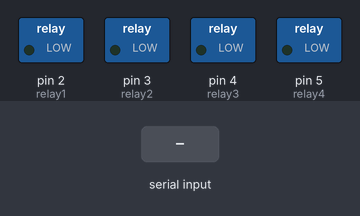
Simulated run of this sketch. Board: Arduino Uno, built with avr-gcc and run on an emulated ATmega328P. On the bench: switched loads named in the sketch (green lamp = pin HIGH). The test bench sets the inputs (shaded band).

Above: at 1.2 s.
1.3 s: "a" received over Serial
At 1.9 s:
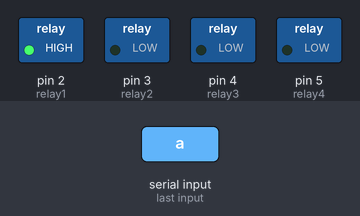
2.8 s: "b" received over Serial
At 4.0 s:
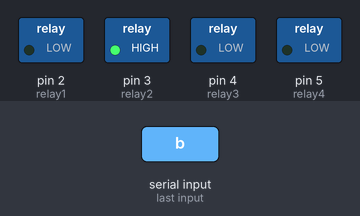
4.3 s: "c" received over Serial
At 5.4 s:
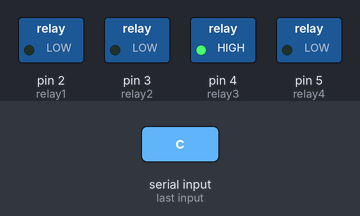
5.8 s: "e" received over Serial
At 6.5 s:
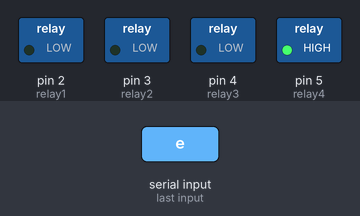
7.3 s: "d" received over Serial
At 7.6 s:
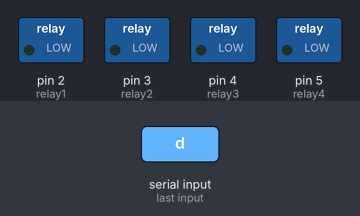
Timing chart, 0 to 9.8 s (numbered marks = the images above; inputs shaded):
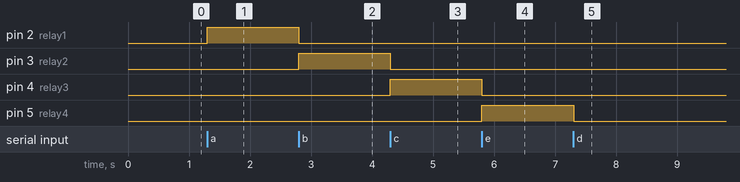

Measured:
- after the input at 1.3 s, pin 2 (relay1): LOW → HIGH at once
- after the input at 2.8 s, pin 2 (relay1): HIGH → LOW at once; pin 3 (relay2): LOW → HIGH at once
- after the input at 4.3 s, pin 3 (relay2): HIGH → LOW at once; pin 4 (relay3): LOW → HIGH at once
- after the input at 5.8 s, pin 4 (relay3): HIGH → LOW at once; pin 5 (relay4): LOW → HIGH at once
- after the input at 7.3 s, pin 5 (relay4): HIGH → LOW at once

The sketch:

relay_serial.ino
```cpp
const int relay1=2;
const int relay2=3;
const int relay3=4;
const int relay4=5;
const int relay5=5;

void setup() {
  // put your setup code here, to run once:
pinMode(relay1, OUTPUT);
pinMode(relay2, OUTPUT);
pinMode(relay3, OUTPUT);
pinMode(relay4, OUTPUT);
pinMode(relay5, OUTPUT);
Serial.begin(9600);
}

void loop() {
  while (Serial.available()) {
    // get the new byte:
    char inChar = (char)Serial.read();

if(inChar=='a')
{
  digitalWrite(relay1, HIGH);
  digitalWrite(relay2, LOW);
  digitalWrite(relay3, LOW);
  digitalWrite(relay4, LOW);
  digitalWrite(relay5, LOW);
}

else if(inChar=='b')
{
   digitalWrite(relay1, LOW);
  digitalWrite(relay2, HIGH);
  digitalWrite(relay3, LOW);
  digitalWrite(relay4, LOW);
  digitalWrite(relay5, LOW);
}

else if(inChar=='c')
{
   digitalWrite(relay1, LOW);
  digitalWrite(relay2, LOW);
  digitalWrite(relay3, HIGH);
  digitalWrite(relay4, LOW);
  digitalWrite(relay5, LOW);
}

else if(inChar=='d')
{
   digitalWrite(relay1, LOW);
  digitalWrite(relay2, LOW);
  digitalWrite(relay3, LOW);
  digitalWrite(relay4, HIGH);
  digitalWrite(relay5, LOW);
}

else if(inChar=='e')
{
   digitalWrite(relay1, LOW);
  digitalWrite(relay2, LOW);
  digitalWrite(relay3, LOW);
  digitalWrite(relay4, LOW);
  digitalWrite(relay5, HIGH);
}


}

  }
```
